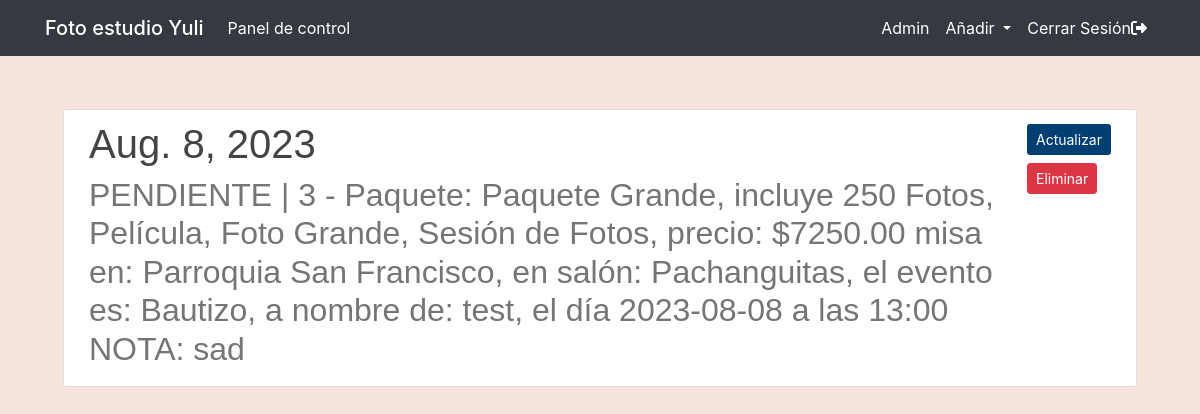
The page /contratos/pachanguitas-test-bautizo (signed in) on the database its author committed.
### main/models.py (models this page shows, shortened)
class Contrato(models.Model):
    folio_contrato = models.AutoField(primary_key=True)
    paquete_contrato = models.ForeignKey(Paquete, null=False, blank=False, on_delete=models.CASCADE)
    nombre_cliente_contrato = models.CharField(max_length=100)
    fecha_contrato = models.DateField()
    lugar_contrato = models.ForeignKey(Ubicacion, null=False, blank=False, on_delete=models.CASCADE)
    templo_contrato = models.ForeignKey(Templo, null=False, blank=False, on_delete=models.CASCADE)
    salon_contrato = models.ForeignKey(Salon, null=False, blank=False, on_delete=models.CASCADE)
    tipo_evento_contrato = models.CharField(max_length=50)
    hora_contrato = models.CharField(max_length=10)
    nota_contrato = models.TextField()
    contrato_activo = models.BooleanField(default=True)
    slug = models.SlugField(unique=True, blank=True)
    def __str__(self):
        txt = "{0} | {1} - Paquete: {2} misa en: {3}, en salón: {4}, el evento es: {5}, a nombre de: {6}, el día {7} a las {8} NOTA: {9}"
        if self.contrato_activo:
            activo = "PENDIENTE"
        else:
            activo = "ENTREGADO"
        return txt.format(activo, self.folio_contrato, self.paquete_contrato, self.templo_contrato, self.salon_contrato, self.tipo_evento_contrato, self.nombre_cliente_contrato, self.fecha_contrato, self.hora_contrato, self.nota_contrato)

class Paquete(models.Model):
    codigo_paquete = models.AutoField(primary_key=True)
    nombre_paquete = models.CharField(max_length=30)
    descripcion_paquete = models.CharField(max_length=255)
    precio_paquete = models.PositiveSmallIntegerField(default=5)
    slug = models.SlugField(unique=True, blank=True)
    def __str__(self):
        txt = "{0}, incluye {1}, precio: ${2}.00"
        return txt.format(self.nombre_paquete, self.descripcion_paquete, self.precio_paquete)
    class Meta:
        verbose_name_plural = "Paquetes"

class Templo(models.Model):
    codigo_templo = models.AutoField(primary_key=True)
    nombre_templo = models.CharField(max_length=30)
    ubicacion_templo = models.CharField(max_length=100)
    slug = models.SlugField(unique=True, blank=True)
    def __str__(self):
        txt = "{0}"
        return txt.format(self.nombre_templo)

class Salon(models.Model):
    codigo_salon = models.AutoField(primary_key=True)
    nombre_salon = models.CharField(max_length=30)
    ubicacion_salon = models.CharField(max_length=100)
    slug = models.SlugField(unique=True, blank=True)
    def __str__(self):
        txt = "{0}"
        return txt.format(self.nombre_salon)
    class Meta:
        verbose_name_plural = "Salones"

### main/decorators.py (the view)
        def _wrapped_view(request, *args, **kwargs):
            if not request.user.is_superuser:
                messages.error(request, "¡No estás autorizado a esto! Ingresa para continuar")
                return redirect(redirect_url)
            return view_func(request, *args, **kwargs)

### main/views.py (called while the page is built)
@user_is_superuser
def contrato(request, contrato: str):
    matching_article = Contrato.objects.filter(slug = contrato).first()
    return render(request=request,
                  template_name='main/article.html',
                  context={"object": matching_article,
                           "type": "contrato"}
    )

### main/templates/main/article.html (shortened to what this page needs)
{% extends 'main/header.html' %}
{% block content %}
<div class="row media content-section mobiledevice">
    <div class="col-lg-12 col-md-12 col-sm-12">
        <div class="d-flex">
            {% if type == "trabajador" %}
                <div>
                    <h1 class="title-style">{{ object.nombre_empleado }}</h1>
                    <h2 class="subtitle-style">{{ object.tipo_trabajo }}</h2>
                </div>
                <div class="ml-auto">
                    <a class="btn btncolor btn-sm mt-1 mb-1" href="{% url 'actualizar_trabajador' object.slug %}">Actualizar</a>
                    <a class="btn btn-danger btn-sm mt-1 mb-1" href="{% url 'eliminar_trabajador' object.slug %}">Eliminar</a>
                </div>
            {% elif type == "contrato" %}
                <div>
                    <h1 class="title-style">{{ object.fecha_contrato }}</h1>
                    <h2 class="subtitle-style">{{ object }}</h2>
                </div>
                <div class="ml-auto">
                    <a class="btn btncolor btn-sm mt-1 mb-1" href="{% url 'actualizar_contrato' object.slug %}">Actualizar</a>
                    <a class="btn btn-danger btn-sm mt-1 mb-1" href="{% url 'eliminar_contrato' object.slug %}">Eliminar</a>
                </div>
            {% endif %}
        </div>
    </div>
</div>
{% endblock content %}

### main/static/main/main.css (style rules this page uses)
:root { --footercolor: #003F72; --navbarcolor: #ffffff; --btncolor: #003F72; --socialcolor: #003F72; --brightText: #ffffff; }
.btncolor { background-color: var(--btncolor) !important; color: var(--brightText) !important; }
body { background: #f5e5dc; }
h1, h2, h3, h4, h5, h6 { color: #444444; }
.content-section { background: #ffffff; padding: 10px 20px; border: 1px solid #dddddd; border-radius: 3px; margin-bottom: 20px; }
@media screen and (min-width: 600px) { .mobiledevice { padding-left: 10px; padding-right: 10px; } }
.title-style { font-family: 'Trebuchet MS', 'Lucida Sans Unicode', 'Lucida Grande', 'Lucida Sans', Arial, sans-serif !important; }
.subtitle-style { font-family: Verdana, Geneva, Tahoma, sans-serif !important; color: rgba(117, 117, 117, 1) !important; }

### rows shown on the page
Contrato: fecha_contrato "Aug. 8, 2023", contrato_activo+folio_contrato+paquete_contrato "PENDIENTE | 3 - Paquete: Paquete Grande, incluye 250 Fotos, Película, Foto Grande, Sesión de Fotos, precio: $7250.00 misa en: Parroquia San Francisco, en salón: Pachanguitas, el evento es: Bautizo, a nombre de: test, el día 2023-08-08 a las 13:00 NOTA: sad"
